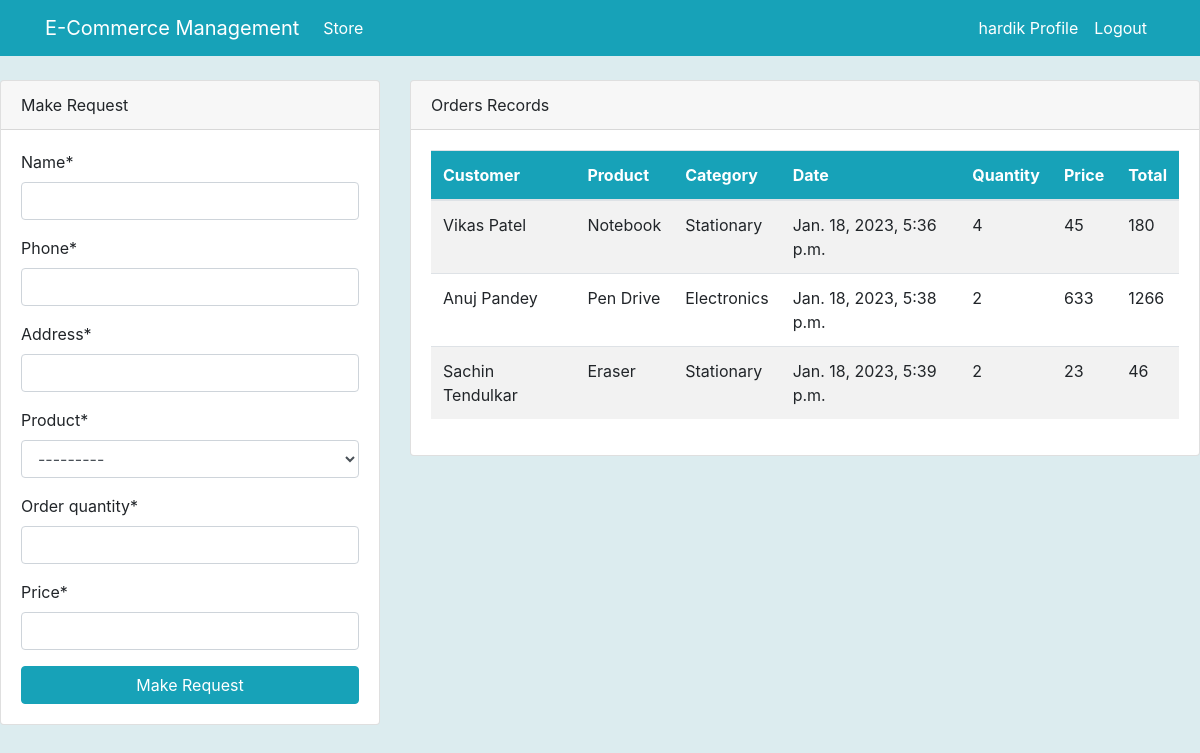
The page /store/ (signed in) on the database as committed earlier.
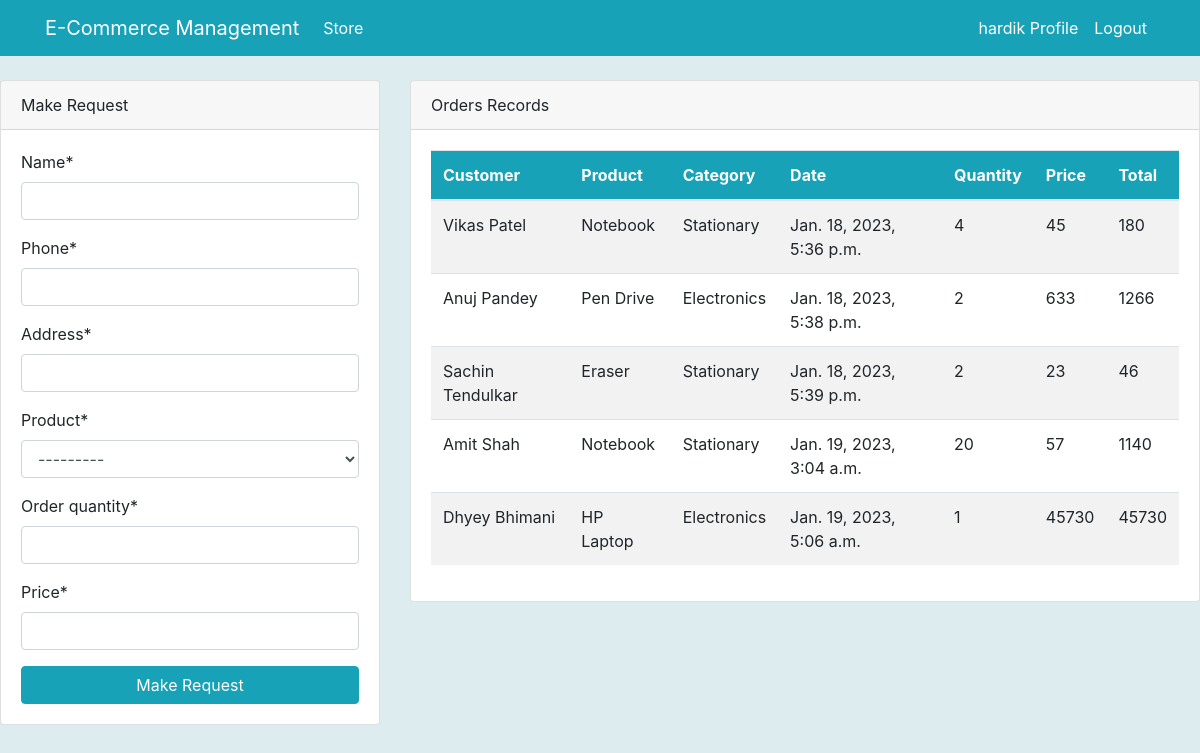
The same page on the database as committed later.
### store/models.py (models this page shows, shortened)
class Order(models.Model):
    customer = models.ForeignKey(Customer, on_delete=models.CASCADE, null=True)
    product = models.ForeignKey(Product, on_delete=models.CASCADE, null=True)
    staff = models.ForeignKey(User, models.CASCADE, null=True)
    order_quantity = models.PositiveIntegerField(null=True)
    price = models.PositiveIntegerField(null=True)
    total = models.PositiveIntegerField(editable=False, null=True)
    date = models.DateTimeField(auto_now_add=True)

class Customer(models.Model):
    name = models.CharField(max_length=255, null=True)
    phone = models.CharField(max_length=10, null=True)
    address = models.CharField(max_length=255, null=True)

class Product(models.Model):
    CATEGORY = [
        ("Stationary", "Stationary"),
        ("Electronics", "Electronics"),
        ("Food", "Food"),
    ]
    name = models.CharField(max_length=255, null=True)
    category = models.CharField(max_length=255, choices=CATEGORY, null=True)
    quantity = models.PositiveIntegerField(null=True)
    def __str__(self):
        return f"{self.name} = {self.quantity}"

### store/views.py (the view)
# urls.py: path("store/", views.index, name="store-index"),
@login_required
def index(request):
    orders = Order.objects.select_related("customer", "product").filter(
        staff=request.user
    )
    if request.method == "POST":
        form = OrderForm(request.POST)
        form1 = CustomerForm(request.POST)
        if form.is_valid() and form1.is_valid():
            form1.save()
            instance = form.save(commit=False)
            instance.customer = Customer.objects.all().latest("id")
            instance.staff = request.user
            instance.total = instance.price * instance.order_quantity
            instance.product.quantity -= form.cleaned_data.get("order_quantity")
            product = Product.objects.filter(id=instance.product.pk)
            product.update(quantity=instance.product.quantity)
            instance.save()
            return redirect("store-index")
    else:
        form = OrderForm()
        form1 = CustomerForm()
    context = {
        "orders": orders,
        "form": form,
        "form1": form1,
    }
    context.update(nav_items())
    return render(request, "index.html", context)

### store/forms.py
class OrderForm(forms.ModelForm):
    class Meta:
        model = Order
        fields = ["product", "order_quantity", "price"]

class CustomerForm(forms.ModelForm):
    class Meta:
        model = Customer
        fields = "__all__"

### store/views.py (called while the page is built)
def nav_items():
    orders_count = Order.objects.all().count()
    products_count = Product.objects.all().count()
    workers_count = User.objects.all().count()
    customers_count = Customer.objects.count()
    data = {
        "orders_count": orders_count,
        "workers_count": workers_count,
        "products_count": products_count,
        "customers_count": customers_count,
    }
    return data

### store/templates/index.html (shortened to what this page needs)
{% extends "base.html" %}
{% block content %}
{% if user.is_authenticated and user.is_staff and user.is_superuser %}
  {% include "top_nav.html" %}
{% else %}
{% include "staff_index.html" %}
{% endif %}
{% endblock content %}

### store/templates/staff_index.html (shortened to what this page needs)
{% load crispy_forms_tags %}
<div>
  <div class="row mt-4">
    <div class="col-md-4">
      <div class="card">
        <div class="card-header">
          Make Request
        </div>
        <div class="card-body">
          <form method="POST">
            {{form1|crispy}}
            {{form|crispy}}
            <input class="btn btn-info btn-block" type="submit" value="Make Request">
          </form>
        </div>
      </div>
    </div>
    <div class="col-md-8">
      <div class="card">
        <div class="card-header">
          Orders Records
        </div>
        <div class="card-body">
          <table class="table table-striped bg-white">
            <thead class="bg-info text-white">
              <tr>
                <th scope="col">Customer</th>
                <th scope="col">Product</th>
                <th scope="col">Category</th>
                <th scope="col">Date</th>
                <th scope="col">Quantity</th>
                <th scope="col">Price</th>
                <th scope="col">Total</th>
              </tr>
            </thead>
            <tbody>
              {% for order in orders %}
              <tr>
                <td>{{order.customer.name|capfirst}}</td>
                <td>{{order.product.name|capfirst}}</td>
                <td>{{order.product.category|capfirst}}</td>
                <td>{{order.date}}</td>
                <td>{{order.order_quantity}}</td>
                <td>{{order.price}}</td>
                <td>{{order.total}}</td>
              </tr>
              {% endfor %}
            </tbody>
          </table>
        </div>
      </div>
    </div>
  </div>
</div>

Rows that differ between the two databases and show on the page:
added Order: customer.name "Amit Shah", product.name "Notebook", product.category "Stationary", date "Jan. 19, 2023, 3:04 a.m.", order_quantity "20", price "57", total "1140"
added Order: customer.name "Dhyey Bhimani", product.name "HP Laptop", product.category "Electronics", date "Jan. 19, 2023, 5:06 a.m.", order_quantity "1", price "45730", total "45730"
